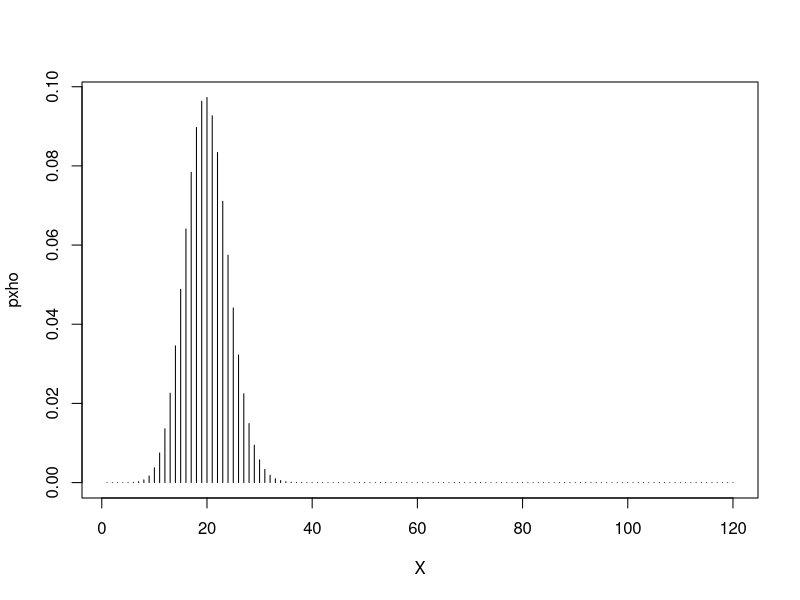
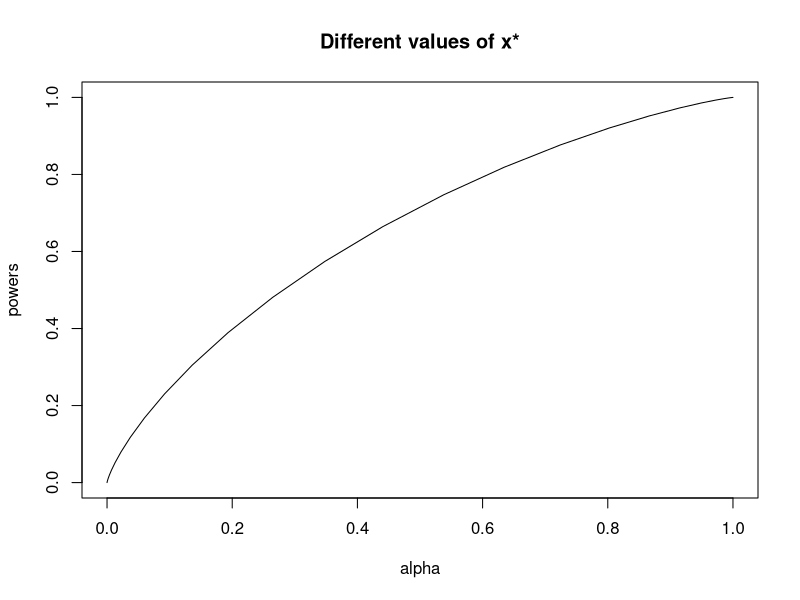
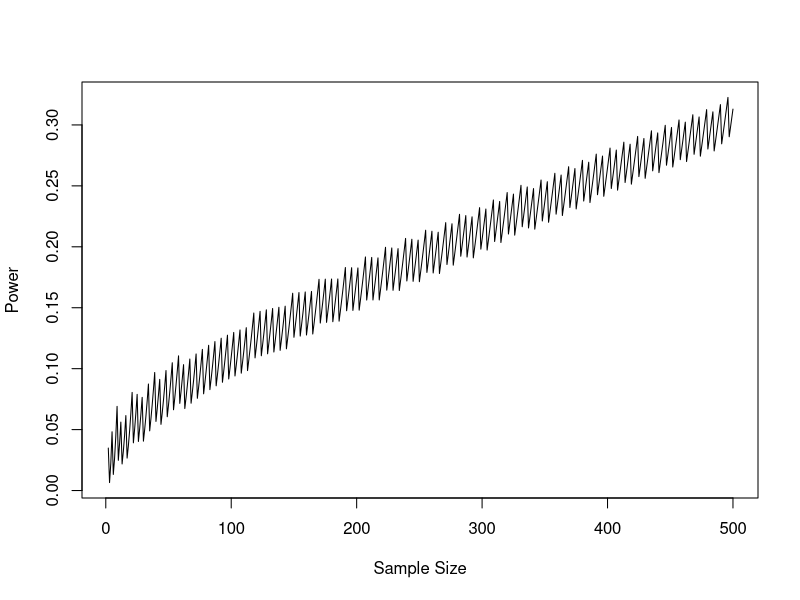
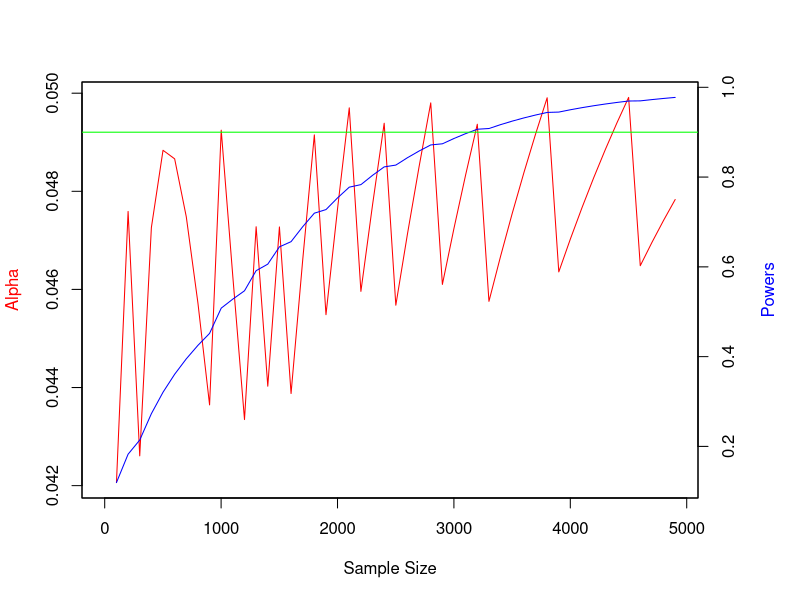
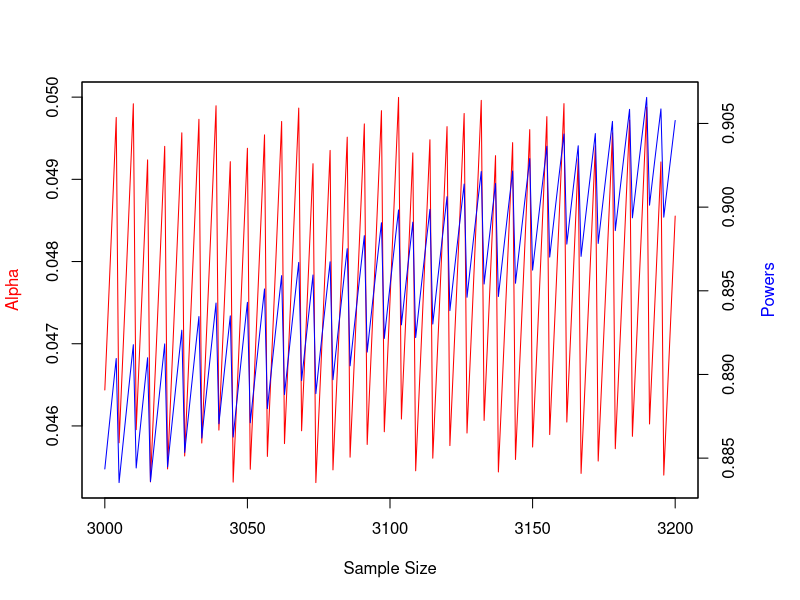

The R source for these figures, in order:
#
# PRACTICAL 1-5:  Hypothesis testing
# ---------------------------------
# 
# Today we look at the properties of a hypothesis test for the fairness of a die. We simulate
# 120 rolls of a die and use our data to compare two competing hypotheses: one in which the die
# is fair, and the other in which the die has a specific bias towards 6. In particular, we will 
# investigate the properties of the significance and the power of a hypothesis test.


# You will need the following skills from previous practicals:
#     *   Basic R skills with arithmetic, functions, etc
#     *   Manipulating and creating vectors: `seq`
#     *   Summarising data: `sum`
#     *   Repeating calculations over a vector using `sapply`
#     *   Plotting a scatterplot with `plot`, and a histogram with `hist`
# New R techniques:
#     *   Logical conditions and logical vectors, the `which` function
#     *   Subsetting elements of a vector using `[]`




# 1. A simple hypothesis test
# ==================================================================================
# 
# We will roll a die 120 times, and denote the number of times a 6 is rolled as X. Let p be 
# the probability of rolling a 6, with each roll of the die independent of the other rolls. 
# We will use X to evaluate two competing hypotheses:
# 
#    Null Hypothesis: H0: p = 1/6
#    Alternative Hypothesis: H1 : p = 1/6 + 0.02$
#   
# That is, under the null hypothesis, the probability of rolling 6 agrees with that from a fair die,
# and the alternative hypothesis corresponds to a die biased towards 6.
# 
# We will define our test in terms of X, the number of 6s rolled, and the goal will be to find a 
# 'good' critical value x* of X, such that, if X >= x*, we reject H0 in favour of H1. We will look
# at what 'good' means in terms of significance level and power of the test and will investigate the
# sort of experiment size required to get a good value of both as well as the behaviour of power as
# the bias changes.



# 2. Significance level
# ==================================================================================
# 
# The *significance level* of a test, alpha,  for a simple null hypothesis is the probability 
# of rejecting H0 when H0 is true. For any chosen x*, the significance level of this test is
# P[X >= x*], given H0.
# 
# Since the distribution for X, the number of 6s rolled, is binomial with probability p, we can
# use the binomial distribution to find P[X >= x] for any given value of x. We can use R's 
# built-in binomial probability function to find the significance level for any particular x*. 


# Exercise:
# ~~~~~~~~~~~~~
#  * First, create a vector of all of the possible numbers of 6's that could be rolled, in this
#    case the integers from 0 to 120. (Hint: use the `seq` function or the `:` operator). 
#    Save this to `X`.
#  * Next, calculate the probability of each outcome x under H0 by evaluating using the binomial
#    probability mass function with n = 120 and p = 1/6 via the following command:
#       pxho <- dbinom(X, size=120, p=1/6)
#  * Use `plot` to draw a plot of X horizontally against the corresponding probability value 
#    vertically. Use the optional argument `type='h'` to draw a vertical line graph.




X <- 1:120
pxho <- dbinom(X, size=120, p=1/6)
plot(x=X, y=pxho, ty='h')








# ^^^^^^^^^^^^^^^^^^^^^^^^^^^^^^^^^^^^^^^^^^^^^^^^^^^^^^^^^^^^^^^^^^^^^^^^^^^^^^^^^^^^^^^^^^^^^^^
# ^ TECHNIQUE: 
# ^ 
# ^ A logical vector is a vector that only contains the logical values of TRUE and FALSE. In 
# ^ R, true values are designated with TRUE, and false values with FALSE.
# ^
# ^ We will rarely construct these vectors directly, logical vectors are created by using comparison
# ^ operators like < (less than), == (equals to), and != (not equal to) with numerical vectors.
# ^  
# ^    * `==` equal to
# ^    * `!=` not equal to
# ^    * `<` less than
# ^    * `<= less than or equal to
# ^    * `>` greater than 
# ^    * `>=` greater than or equal to
# ^    
# ^  For example
# ^  
# ^  values <- 1:10
# ^  values > 5
# ^  [1] FALSE FALSE FALSE FALSE FALSE  TRUE  TRUE  TRUE  TRUE  TRUE`
# ^  values ==4
# ^  [1] FALSE FALSE FALSE  TRUE FALSE FALSE FALSE FALSE FALSE FALSE`
# ^ 
# ^^^^^^^^^^^^^^^^^^^^^^^^^^^^^^^^^^^^^^^^^^^^^^^^^^^^^^^^^^^^^^^^^^^^^^^^^^^^^^^^^^^^^^^^^^^^^^^

# ^^^^^^^^^^^^^^^^^^^^^^^^^^^^^^^^^^^^^^^^^^^^^^^^^^^^^^^^^^^^^^^^^^^^^^^^^^^^^^^^^^^^^^^^^^^^^^^
# ^ TECHNIQUE: 
# ^ 
# ^  To extract a single value or subset of values from a vector, we use the syntax:
# ^  a[index]
# ^  where a is the vector, and index is a vector of index values.
# ^  
# ^  values <- c(28, 67, 90, 23, 35, 16, 31, 69, 76, 83)
# ^  values[1]
# ^  [1] 28
# ^  
# ^  If we want multiple values from the vector, we can supply a vector of indices:
# ^  
# ^  values[5:8]
# ^  [1] 35 16 31 69
# ^  
# ^  values[c(1,3,9)]
# ^  [1] 28 90 76
# ^  
# ^  We can also combine this idea of indexing with the idea of logical vectors introduced above. 
# ^  For instance, to extract only the values greater than 50:
# ^  
# ^  values[values>50]
# ^  [1] 67 90 69 76 83
# ^  
# ^^^^^^^^^^^^^^^^^^^^^^^^^^^^^^^^^^^^^^^^^^^^^^^^^^^^^^^^^^^^^^^^^^^^^^^^^^^^^^^^^^^^^^^^^^^^^^^

# Suppose we wanted to set the critical value x* for our test to be $X=20$, and we would reject 
# the null hypothesis if we observed more 6s. This corresponds to the expected number of 6s in 
# 120 rolls of the dice, and so we would reject if we observed more 6s than were expected.

#
# Exercise:
# ~~~~~~~~~~~~~
#  * Create a logical vector of `TRUE` and `FALSE` values corresponding to the statement  X >= 20
#  * Hence, use the subsetting technique to select the entries of `pxho` for every X >= 20.
#  * Add all of these selected values together using `sum`

X>=20
pxho[X>=20]
sum(pxho[X>=20])








# What we have just calculated is the significance level for a test which rejects H0 for X >= 20. 
# Clearly, the significance value is quite high - and rather higher than the usual 5% or 1% values
# we're used to. However, we can always raise the value of x* which will lower the significance 
# probability.

#
# Exercise:
# ~~~~~~~~~~~~~
#  * Use `sapply` and a custom function which uses the code written above, evaluate the significance
#    level for all 121 values of X in the vector `X`.
#  * Save your results to a vector called `alpha`.

'signif'<- function(xstar){
  return(sum(pxho[X >= xstar]))
}
alpha <- sapply(X, signif)






# ^^^^^^^^^^^^^^^^^^^^^^^^^^^^^^^^^^^^^^^^^^^^^^^^^^^^^^^^^^^^^^^^^^^^^^^^^^^^^^^^^^^^^^^^^^^^^^^
# ^ TECHNIQUE: 
# ^ 
# ^ Given a logical vector, we may be interested in finding the indices of the vector which are 
# ^ `TRUE`. To do this we apply the `which` function:
# ^  
# ^ which(values>50)
# ^ [1]  2  3  8  9 10
# ^ 
# ^ which((1:12)%%2 == 0) # which of the integers 1 to 12 are even?
# ^ [1]  2  4  6  8 10 12
# ^  
# ^^^^^^^^^^^^^^^^^^^^^^^^^^^^^^^^^^^^^^^^^^^^^^^^^^^^^^^^^^^^^^^^^^^^^^^^^^^^^^^^^^^^^^^^^^^^^^^

# Perhaps the most popular choice of significance level is 0.05. We can use the `which` function
# to find out which values of alpha are less than or equal to 0.05 by typing
#
# which(alpha <= 0.05)
# 
# This returns the indices of the vector for which this logical condition is `TRUE`. The first value
# returned therefore corresponds to the index of the smallest value of x* and the highest significance
# level which is acceptable.


#
# Exercise:
# ~~~~~~~~~~~~~
#    * Evaluate `which(alpha <=0.05)`
#    * What is the index of the first value which satisfies this condition? 
#    * Extract the corresponding elements of `X` and `alpha` to find the values of x* and alpha 
#      for this approximate 5% test.


which(alpha<=0.05)
X[29]
alpha[29]


# 3. Power
# ==================================================================================
#
# 
# For simple hypotheses, the power of a test is the probability of rejecting H0 when H1 is true. To
# work out the power of a test for a given significance level, we first select x* appropriate to the 
# chosen significance level and then compute P[X >= x* | H1], the probability under H1 that
# we fall in the rejection region for our test and thus reject H0.


#
# Exercise:
# ~~~~~~~~~~~~~
#  * Using the value of p specified in the alternative hypothesis, evaluate the probability of every
#    outcome X under H1 using the binomial probability mass function. 
#  * Use `sapply` to compute a vector of power values in the same way we computed the vector of 
#    significances. Call this vector `powers`.


pxh1 <- dbinom(X,size=120,p=1/6+0.02)
powers <- sapply(X,function(xstar) {sum(pxh1[X>=xstar])})
powers[29]







# If you have done this correctly, you should find that the power for x* = 28 is `0.1177323` which 
# you can verify by returning the value of powers[29].
# 
# So, the price we have paid for having such a low probability of rejecting H0 when it is true 
# (i.e. such a low significance level) is a low probability of rejecting H0 when H1 is true (i.e. 
# a low power). We can see that there is a tradeoff between significance and power by plotting the
# two against each other.

#
# Exercise:
# ~~~~~~~~~~~~~
#  * Use `plot` to plot the significance values (`alpha`) horizontally against the power values
#    (`powers`) vertically. Use `type='l'` to join the values with lines.

plot(alpha,powers,type='l',main='Different values of x*')







# For a given significance level, as we increase the sample size we will also increase the power of the test since extra data will provide more evidence for the test. There are two interesting questions raised by this initial exploration:
# 
#    1. how large does the sample size have to be to get a large power with a low significance, and 
#    2. how does the power change as the alternative hypothesis changes. 
#     
# We look at the second question first.


# 3.1 The Power Function
# ----------------------------------------------------------------------------------

# Remembering that the significance level depends only on the null hypothesis, we can always choose 
# x* = 28 to get a significance of less than 0.05. However, as we change the alternative hypothesis,
# the power of this test will change. The more extreme our alternative in comparison to the null 
# hypothesis, the easier it should be to detect a difference between them and decide whether to reject
# or not.
# 
# We can look at what the power will be for all possible alternative hypotheses, by computing the 
# power function. Suppose our alternative hypothesis is now
# 
# H1 : p=1/6 + a,       for a in (0, 5/6].

#
# Exercise:
# ~~~~~~~~~~~~~
#  * Write a function called `powerFun`, with argument `a`, that computes the power of the hypothesis
#    test for our critical value of x*=28, i.e. a significance level of 0.037.


powerFun=function(a){
  pxh1=dbinom(X,size=120,p=1/6+a)
  powers = sapply(X,function(xstar) {sum(pxh1[X>=xstar])})
  return(powers[29])
}

#
# Exercise:
# ~~~~~~~~~~~~~
#  * Create a sequence of 100 possible values for p under the alternative hypothesis. 
#    Hint: create a `seq`uence `from` 0, to `to` 5/6, and of `length` 100. Save this vector 
#          as `p1vals`.
#  * Use `sapply` to apply your power function to every value in `p1vals`. Call the result `tPowers`.
#  * Plot `tPowers` against `p1vals` as a line. Interpret the curve you see.


p1vals <- seq(0.001,5/6,length=100)
tPowers <- sapply(p1vals, powerFun)





# 3.2 Variable Sample Size
# ----------------------------------------------------------------------------------

# We have seen how the power of the test changes as the bias in the alternative hypothesis
# changes. The other important question is how big a sample size is required to get a large power
# for the same significance.
# 
# Suppose we use our original hypotheses H0 and H1. We are now going to combine all of the steps
# taken in the previous sections in order to compute the power for different sample sizes.


#
# Exercise:
# ~~~~~~~~~~~~~
#
#  * Write a function that takes `n`, the number of die rolls, as an argument, and that finds 
#    the smallest x* such that the significance level is not greater than 0.05, then uses that x*
#    to compute the power of the test with respect to the null hypothesis H1.
#    Call this function `powerFun2`.
#  * Hint: First, for given n you must calculate x* using the null hypothesis.
#          Then, you must compute the power for this value of x*.



powerFun2=function(n){
  X=0:n
  pxho=dbinom(X,size=n,p=1/6)
  pxh1=dbinom(X,size=n,p=1/6+0.02)
  alpha=sapply(X,function(xstar){sum(pxho[X>=xstar])})
  powers=sapply(X,function(xstar){sum(pxh1[X>=xstar])})
  cut_x=which(alpha<=0.05)[1]
  p=powers[cut_x]
  return(p)
}


#
# Exercise:
# ~~~~~~~~~~~~~
#
#  * For a range of sample sizes n from 1 up to 250, evaluate the power function and save the
#    results as `power_vec`.
#  * Plot the power values `power_vec` against the sample sizes n.
#  * Explain why powerFun2 generally increases with n.


sample_size=1:500;
power_vec=sapply(sample_size,powerFun2) #this might take a while
plot(sample_size,power_vec,type='l',xlab='Sample Size',ylab='Power')



# 3.3 Further exercises
# ----------------------------------------------------------------------------------
#
# The remaining exercises will require some careful thought and fair bit of R to answer.
# Attempt them if you have time: 

#
# Exercise:
# ~~~~~~~~~~~~~
#
# * By trial and error, find the smallest `n` such that the significance level is not 
#   greater than 0.05 and the power is >= 0.9. Call this value `nstar`. 
#
#   Warning: Don't try values of n bigger than around 5000 as these could take a long time to compute.


powerFun3=function(n){
  X=0:n
  pxho=dbinom(X,size=n,p=1/6)
  pxh1=dbinom(X,size=n,p=1/6+0.02)
  alpha=sapply(X,function(xstar){sum(pxho[X>=xstar])})
  powers=sapply(X,function(xstar){sum(pxh1[X>=xstar])})
  cut_x=which(alpha<=0.05)[1]
  a=alpha[cut_x]
  p=powers[cut_x]
  return(c(a,p))
}
sample_size=seq(1,5000,100);
alpha_power=sapply(sample_size,powerFun3) #this might take a while

y1=alpha_power[1,]
y2=alpha_power[2,]
par(mar=c(5,4,4,5)+.1)
plot(sample_size,y1,type='l',col='red',xlab='Sample Size',ylab='')
par(new=TRUE)
plot(sample_size,y2,type='l',col='blue',xaxt="n",yaxt="n",xlab="",ylab='')
axis(4)
mtext("Powers",side=4,line=3,col='blue')
mtext("Alpha",side=2,line=3,col='red')
abline(h=.9, col="green")

sub_samp=sample_size[(y1<0.05)&(y2>=0.9)]
# Look between 3000 and 3200

sample_size=3000:3200;
alpha_power=sapply(sample_size,powerFun3) #this might take a while

y1=alpha_power[1,]
y2=alpha_power[2,]
par(mar=c(5,4,4,5)+.1)
plot(sample_size,y1,type='l',col='red',xlab='Sample Size',ylab='')
par(new=TRUE)
plot(sample_size,y2,type='l',col='blue',xaxt="n",yaxt="n",xlab="",ylab='')
axis(4)
mtext("Powers",side=4,line=3,col='blue')
mtext("Alpha",side=2,line=3,col='red')
sub_samp=sample_size[(y1<0.05)&(y2>=0.9)]
# Answer seems to be 3120
alpha_power[,which(sample_size==3120)]


#
# Exercise:
# ~~~~~~~~~~~~~
#
#  * For n = nstar calculate x* using the first few lines of your function.


n=3120
X=0:n
pxho=dbinom(X,size=n,p=1/6)
alpha=sapply(X,function(xstar){sum(pxho[X>=xstar])})
cut_x=which(alpha<=0.05)[1]







#
# Exercise:
# ~~~~~~~~~~~~~
#  * Generate `nstar` rolls from the die biased in the way described under H1. Count the
#    number of 6s in the experiment.


# Solution 1:
nstar_rolls=sample(1:6,3120,replace=TRUE,prob=c(rep(1/6-0.02/5,5),1/6+0.02))
sum(nstar_rolls==6)

#Solution 2:
nstar_rolls_bin=rbinom(2,3120,prob=1/6+0.02)
nstar_rolls_bin[1]




#
# Exercise:
# ~~~~~~~~~~~~~
#  * Based on the results of your simulation, would you reject H0?
#  * Suppose the class has 20 people in it. If everyone completes the practical, how many 
#    would you expect to reject H0 based on their own simulations and this test?









